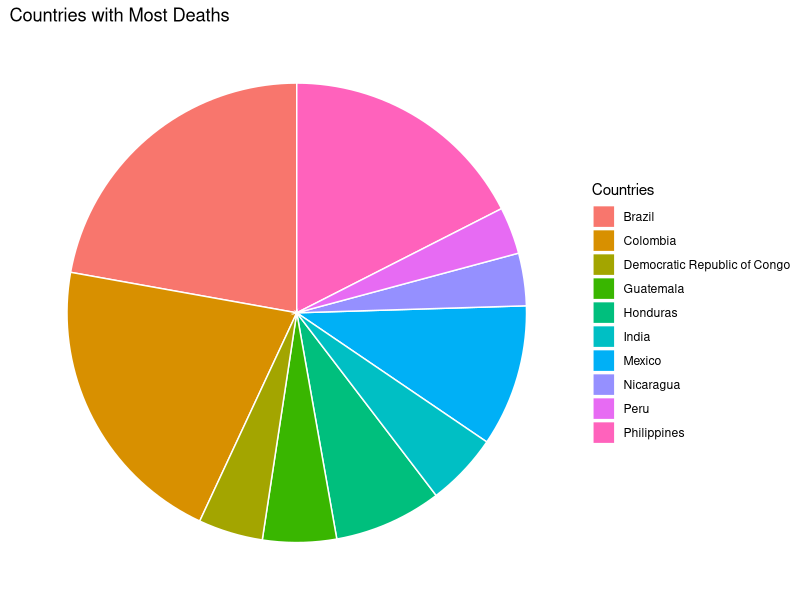

The R source for this figure:
library("ggplot2")
library("tidyverse")
library("dplyr")
library("RColorBrewer")

# This data includes the number of activism related deaths by each country.
# I've chosen to include this to see if there's any correlation between the number of deaths and the location of each country in the world.

gw_data <- read.csv("global_witness_led_22-09-22.csv")

deathcount_country <- gw_data %>% 
  group_by(country) %>% 
  summarize(total_victims = sum(number_of_victims, na.rm = TRUE)) %>% 
  arrange(desc(total_victims)) %>% 
  top_n(10)

ggplot(deathcount_country, aes(x = "", y = total_victims, fill = country)) +
  geom_bar(stat = "identity", width = 1, color = "white") +
  coord_polar("y", start=0) +
  labs(title = "Countries with Most Deaths",
       x = "Perpetrator Type",
       fill = "Countries") +
  theme_void()

# The visualization reveals that Brazil, Columbia, and the Philippines have a significant gap of most deaths compared to other countries.
# I believe this is important to discerning whether victims fell prey to malicious intent, or simply fell victim to their respective country's crime and
# violence rate. Were the victims we're focusing on targeted, or simply unlucky? I believe it's important to consider this aspect, since it would be
# inaccurate to immediately attribute deaths as a direct response to their "activism". This notion applies even when the perpetrator type is listed,
# since we don't have a way of validating the csv file's claims.
